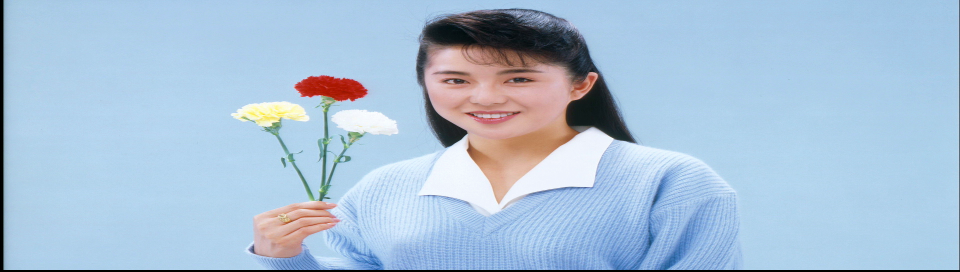
#> input picture test_data/00008#out1#mnr_input0007.bmp, 1920 x 544 px (shown at 1/2 size); its folder holds only this picture in this run
$ python batch_process_2.py   (older library calls are emulated)
#> lines starting #> are read from the running program, lines starting #| are printed output that depends on the picture; after the words box and inside, x2 and y2 are one past the last pixel; in counts of white or black regions, pixels touching at a corner belong together
### mainv2.py
import numpy as np
import cv2


# =========================================================
# 1. Edge ROI
# =========================================================
def compute_edge_roi(I, edge_th=200, dilate_size=5):
#> called with edge_th = 200, dilate_size = 5
    I = I.astype(np.float32)
    # print(I[])
    # print(np.max(I))

    gx = cv2.Sobel(I, cv2.CV_32F, 1, 0, ksize=3)
    gy = cv2.Sobel(I, cv2.CV_32F, 0, 1, ksize=3)
    # print("max:{}, min:{}, mean:{}" .format(np.max(abs(gx)), np.min(abs(gx)), np.mean(abs(gx))))
    # print("max:{}, min:{}, mean:{}" .format(np.max(abs(gy)), np.min(abs(gy)), np.mean(abs(gy))))

    grad = np.sqrt(gx * gx + gy * gy)
    # print(grad)
    edge = grad > edge_th
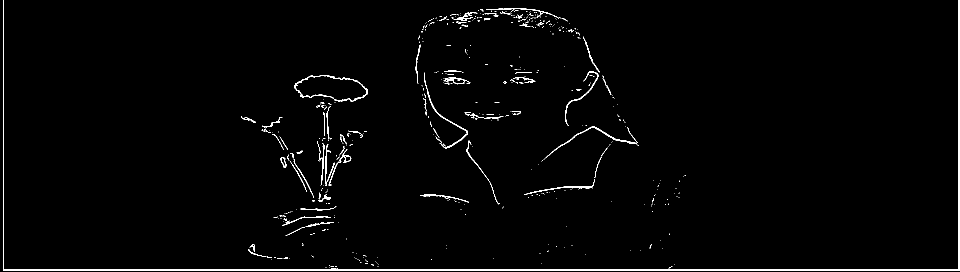
#> edge: shape (544, 1920) bool (shown at 1/2 size); 1.4% white in thin lines or dots

    kernel = np.ones((dilate_size, dilate_size), np.uint8)
    roi = cv2.dilate(edge.astype(np.uint8), kernel)
#> roi: shape (544, 1920); values 0 (black) and 1 (white), 5.5% white; 120 white regions, largest, box (x1, y1, x2, y2) and area: (4, 0, 1920, 543) 17691, (898, 14, 1142, 59) 5098, (630, 202, 705, 405) 4977

    return roi.astype(np.float32)


# =========================================================
# 2. High Frequency（I - blur）
# =========================================================
def high_freq_map(I):
    I = I.astype(np.float32)

    blur = cv2.GaussianBlur(I, (5, 5), 1)
    hf = np.abs(I - blur)

    return hf  # ✅ 不做全局归一


# =========================================================
# 3. Multi-scale Consistency
# =========================================================
def multi_scale_consistency(I):
    I = I.astype(np.float32)

    blur1 = cv2.GaussianBlur(I, (5, 5), 1)
    hf_fine = np.abs(I - blur1)

    I_coarse = cv2.GaussianBlur(I, (9, 9), 2)
    blur2 = cv2.GaussianBlur(I_coarse, (5, 5), 1)
    hf_coarse = np.abs(I_coarse - blur2)

    ratio = hf_coarse / (hf_fine + 1e-6)

    return ratio  # ✅ 保持原始比例


# =========================================================
# 4. directional_entropy_map（固定阈值版本）
# =========================================================
def directional_entropy_map(I):
    """
        计算 4 方向的局部梯度方向熵。
        人工文字/噪声：方向极其单一，相干性高（低熵值）；
        自然纹理（树枝/草地）：方向四面八方都有，极度混乱（高熵值）。
        """
    win_size = 9
    edge_gate = 10.0
    I = I.astype(np.float32)

    # 步一：一阶差分计算梯度
    dx = cv2.Sobel(I, cv2.CV_32F, 1, 0, ksize=3)
    dy = cv2.Sobel(I, cv2.CV_32F, 0, 1, ksize=3)

    abs_dx = np.abs(dx)
    abs_dy = np.abs(dy)
    mag = abs_dx + abs_dy  # 硬件级幅值平替

    # 步二：用区域判决平替 atan2，直接分出 4 个方向区间 (Bin)
    # 只有梯度大于 edge_gate 的强结构点才参与方向统计，规避平坦背景噪点
    mask_h = (abs_dx > 2.0 * abs_dy) & (mag > edge_gate)  # 水平
#> mask_h: shape (544, 1920) bool; 11.4% white in thin lines or dots
    mask_v = (abs_dy > 2.0 * abs_dx) & (mag > edge_gate)  # 垂直
#> mask_v: shape (544, 1920) bool; 18.2% white in thin lines or dots
    mask_d45 = (dx * dy > 0) & (~mask_h) & (~mask_v) & (mag > edge_gate)  # 45度
#> mask_d45: shape (544, 1920) bool; 12.4% white in thin lines or dots
    mask_d135 = (dx * dy < 0) & (~mask_h) & (~mask_v) & (mag > edge_gate)  # 135度
#> mask_d135: shape (544, 1920) bool; 11.6% white in thin lines or dots

    # 步三：统计局部窗口（用盒式滤波 boxFilter 快速实现窗口内的点数统计）
    # 分别统计窗口内各个方向点的"概率分布"
    c_h = cv2.boxFilter(mask_h.astype(np.float32), -1, (win_size, win_size))
    c_v = cv2.boxFilter(mask_v.astype(np.float32), -1, (win_size, win_size))
    c_d45 = cv2.boxFilter(mask_d45.astype(np.float32), -1, (win_size, win_size))
    c_d135 = cv2.boxFilter(mask_d135.astype(np.float32), -1, (win_size, win_size))

    total = c_h + c_v + c_d45 + c_d135 + 1e-6

    p_h = c_h / total
    p_v = c_v / total
    p_d45 = c_d45 / total
    p_d135 = c_d135 / total

    # 步四：计算香农方向熵 H
    # H = - sum(p * log2(p))
    entropy = -(
            0.5 * p_h * np.log2(p_h + 1e-5) +
            0.5 * p_v * np.log2(p_v + 1e-5) +
            p_d45 * np.log2(p_d45 + 1e-5) +
            p_d135 * np.log2(p_d135 + 1e-5))

    return entropy  # ✅ 不归一化，直接用固定阈值


# =========================================================
# 5. Coherence（局部窗口）
# =========================================================
def coherence_map(I, win_size=5):
#> called with win_size = 5
    I = I.astype(np.float32)

    Ix = cv2.Sobel(I, cv2.CV_32F, 1, 0, ksize=3)
    Iy = cv2.Sobel(I, cv2.CV_32F, 0, 1, ksize=3)

    Jxx = cv2.boxFilter(Ix * Ix, -1, (win_size, win_size))
    Jyy = cv2.boxFilter(Iy * Iy, -1, (win_size, win_size))
    Jxy = cv2.boxFilter(Ix * Iy, -1, (win_size, win_size))
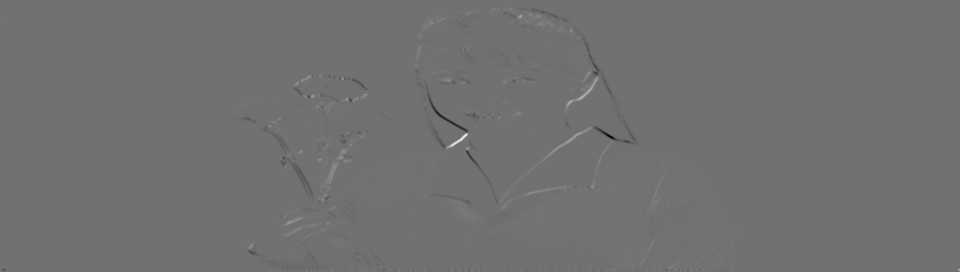
#> Jxy: shape (544, 1920) float32 (shown at 1/2 size); min -70680, max 88782.8, mean 38.4; drawn with min black and max white

    trace = Jxx + Jyy
    det = Jxx * Jyy - Jxy * Jxy

    temp = np.sqrt(np.maximum(trace * trace - 4 * det, 0))

    l1 = (trace + temp) / 2
    l2 = (trace - temp) / 2

    coh = (l1 - l2) / (l1 + l2 + 1e-6)
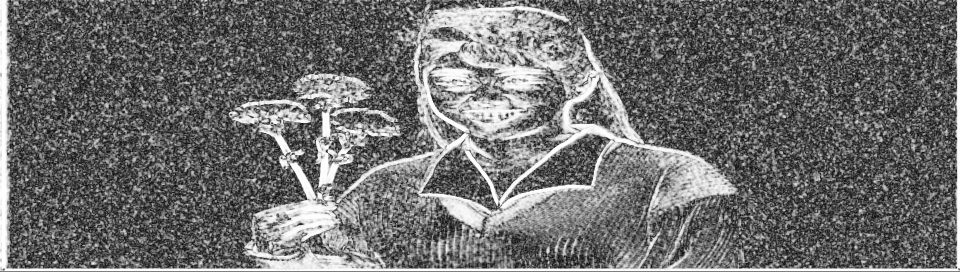
#> coh: shape (544, 1920) float32 (shown at 1/2 size); min 0, max 1, mean 0.433

    return coh


# =========================================================
# 6. Mosquito Score（固定阈值逻辑）
# =========================================================
def mosquito_score(I):
    I = I.astype(np.float32)

    # --- feature ---
    roi = compute_edge_roi(I)
    hf = high_freq_map(I)
    ms = multi_scale_consistency(I)
    dir = directional_entropy_map(I)
    coh = coherence_map(I)

    # =====================================================
    # ✅ 固定阈值判断（全部局部可用）
    # =====================================================

    # 高频条件（8bit建议）
    # hf_mask = (hf > 5).astype(np.float32)
    hf_mask = (hf > 10).astype(np.float32)

    # multi-scale（小 → 噪声）
    ms_mask = (ms < 0.3).astype(np.float32)

    # patch similarity（大 → 噪声）
    # dir_mask = ((dir < 2.0) & (dir > 0.05)).astype(np.float32)
    dir_mask = ((dir < 1.9) & (dir > 0.1)).astype(np.float32)
    # dir_mask = (dir < 1.9).astype(np.float32)

    # coherence（小 → 无结构）
    coh_mask = (coh < 0.3).astype(np.float32)

    # =====================================================
    # ✅ score（简单组合）
    # =====================================================
    score = (
            0.0 * ms_mask +
            0.9 * dir_mask +
            0.1 * coh_mask
    )

    # gating
    score = score * roi * hf_mask

    return score


# =========================================================
# 7. Mosquito Mask（最终输出）
# =========================================================
def mosquito_mask(I, th=0.5):
    score = mosquito_score(I)

    mask = (score > th).astype(np.float32)

    # ✅ 空间平滑（避免碎点）
    mask = cv2.GaussianBlur(mask, (7, 7), 2)

    return mask


# =========================================================
# 8. Example
# =========================================================
# [13 lines that do not run on import are left out]

### batch_process_2.py
import numpy as np
import cv2
from pathlib import Path

from mainv2 import (
    compute_edge_roi,
    high_freq_map,
    multi_scale_consistency,
    directional_entropy_map,
    coherence_map,
    mosquito_score,
    mosquito_mask,
)


# =========================================================
# Normalize helper for visualization
# =========================================================
def normalize_vis(arr):
    """Min-max normalize to 0-1, handle flat/constant cases."""
    lo, hi = arr.min(), arr.max()
    if hi - lo < 1e-8:
        return np.zeros_like(arr)
    return (arr - lo) / (hi - lo)


# =========================================================
# Feature directory & image save
# =========================================================
OUTPUT = Path("test_data_output_0609")


def save_feature(vis_dir, raw_dir, name, feat):
    """Save feature map as PNG (vis) and npy (raw)."""
    np.save(raw_dir / f"{name}.npy", feat)

    # Visualize: float32 → uint8
    vis = normalize_vis(feat)
    cv2.imwrite(str(vis_dir / f"{name}.png"), (vis * 255).astype(np.uint8))


def save_mask(vis_dir, raw_dir, name, mask):
    """Save binary mask as PNG (vis) and npy (raw)."""
    np.save(raw_dir / f"{name}.npy", mask)
    cv2.imwrite(str(vis_dir / f"{name}.png"), (mask * 255).astype(np.uint8))


# =========================================================
# DCT High-Frequency Feature
# =========================================================
def dct_high_freq_energy(I, block_size=16, freq_th=16):
    """Block DCT: zero out low frequencies, sum high-freq energy.

    For each block_size×block_size block:
      1. Apply DCT
      2. Zero coefficients where i+j < freq_th (low freq)
      3. Sum squared energy of remaining (high) coefficients

    Returns a map upsampled to original image size.
    """
#> called with block_size = 16, freq_th = 16
    I = I.astype(np.float32)
    h, w = I.shape
#> h = 544; w = 1920

    # Pad to multiples of block_size
    ph = (block_size - h % block_size) % block_size
#> ph = 0
    pw = (block_size - w % block_size) % block_size
#> pw = 0
    if ph or pw:
        I = np.pad(I, ((0, ph), (0, pw)), mode='edge')

    result = np.zeros_like(I)

    for y in range(0, I.shape[0], block_size):
        for x in range(0, I.shape[1], block_size):
            block = I[y:y + block_size, x:x + block_size]
            dct = cv2.dct(block)

            # High-pass mask: keep only i+j >= freq_th
            energy = 0.0
            for i in range(block_size):
                for j in range(block_size):
                    if i + j >= freq_th:
                        energy += dct[i, j] * dct[i, j]

            result[y:y + block_size, x:x + block_size] = energy

    return result[:h, :w]


# =========================================================
# Process all images
# =========================================================
def process_all():
    data_dir = Path("test_data")
    bmp_files = sorted(data_dir.glob("*.bmp"))

    if not bmp_files:
        print(f"No .bmp files found in {data_dir.resolve()}")
        return

    for img_path in bmp_files:
        stem = img_path.stem
        print(f"Processing  {stem} ...")

        # Output subdir per image
        vis_dir = OUTPUT / stem / "vis"
        raw_dir = OUTPUT / stem / "raw"
        vis_dir.mkdir(parents=True, exist_ok=True)
        raw_dir.mkdir(parents=True, exist_ok=True)

        # Read image
        img = cv2.imread(str(img_path), cv2.IMREAD_GRAYSCALE)
        if img is None:
            print(f"  SKIP: cannot read {img_path}")
            continue

        # Save original
        cv2.imwrite(str(vis_dir / "input.png"), img)
        np.save(raw_dir / "input.npy", img)

        # Compute raw features
        roi = compute_edge_roi(img)
        hf = high_freq_map(img)
        ms = multi_scale_consistency(img)
        dir = directional_entropy_map(img)
        coh = coherence_map(img)
        dct_hf = dct_high_freq_energy(img)

        # Apply thresholds (same logic as main.mosquito_score)
        hf_mask = (hf > 20).astype(np.float32)
#> hf_mask: shape (544, 1920) float32; values 0 (black) and 1 (white), 1% white in thin lines or dots
        ms_mask = ((ms > 0.1) & (ms < 0.2)).astype(np.float32)
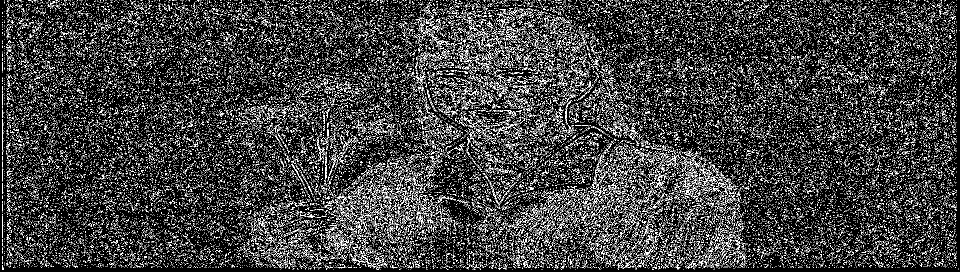
#> ms_mask: shape (544, 1920) float32 (shown at 1/2 size); values 0 (black) and 1 (white), 13.5% white in thin lines or dots
        dir_mask = ((dir < 1.9) & (dir > 0.1)).astype(np.float32)
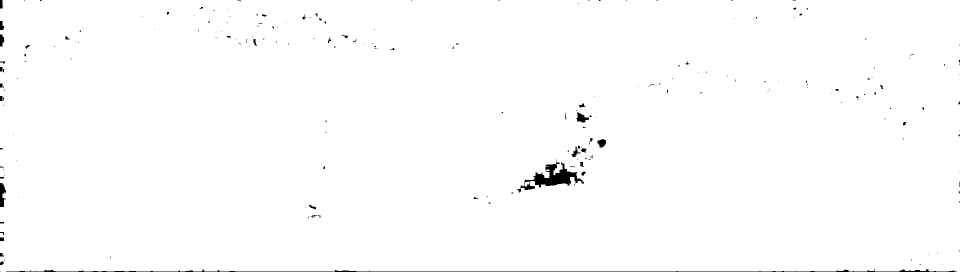
#> dir_mask: shape (544, 1920) float32 (shown at 1/2 size); values 0 (black) and 1 (white), 99.2% white; 220 black regions (180 under 20 px), largest, box (x1, y1, x2, y2) and area: (1035, 322, 1168, 385) 2597, (12, 538, 1914, 544) 2400, (0, 366, 12, 414) 388
        coh_mask = (coh < 0.3).astype(np.float32)
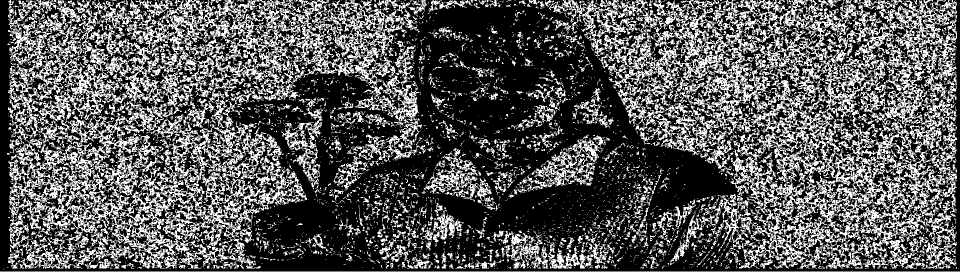
#> coh_mask: shape (544, 1920) float32 (shown at 1/2 size); values 0 (black) and 1 (white), 34.7% white; 6844 white regions (5993 under 20 px), largest, box (x1, y1, x2, y2) and area: (16, 0, 811, 537) 122713, (1168, 0, 1914, 537) 116514, (765, 91, 851, 321) 4654
        dct_hf_mask = (dct_hf > 2000).astype(np.float32)
#> dct_hf_mask: shape (544, 1920) float32; values 0 (black) and 1 (white), 15.2% white; 26 white regions, largest, box (x1, y1, x2, y2) and area: (528, 320, 1472, 544) 114176, (832, 16, 1168, 176) 17408, (928, 112, 1088, 160) 3584

        # Score & final mask
        score = mosquito_score(img)
#> in mosquito_score, `hf_mask = (hf > 10).astype(np.float32)`:
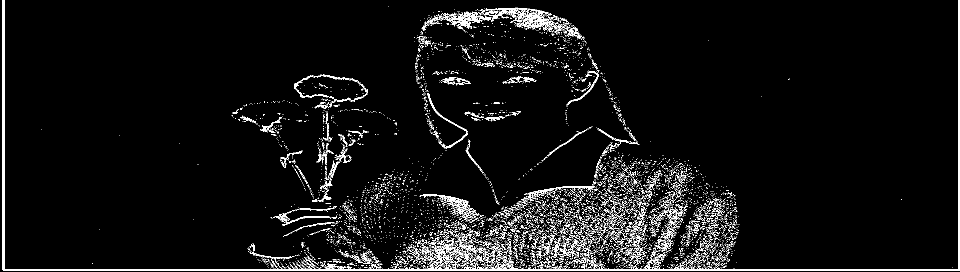
#> hf_mask: shape (544, 1920) float32 (shown at 1/2 size); values 0 (black) and 1 (white), 4.8% white in thin lines or dots
        mask = mosquito_mask(img)

        # Save thresholded masks (edge_roi is already a mask)
        save_mask(vis_dir, raw_dir, "edge_roi", roi)
        save_mask(vis_dir, raw_dir, "hf_mask", hf_mask)
        save_mask(vis_dir, raw_dir, "ms_mask", ms_mask)
        save_mask(vis_dir, raw_dir, "dir_mask", dir_mask)
        save_mask(vis_dir, raw_dir, "coh_mask", coh_mask)
        save_feature(vis_dir, raw_dir, "dct_hf_energy", dct_hf)
#> in normalize_vis, `lo, hi = arr.min(), arr.max()`: lo = 12.48; hi = 66652.4
        save_mask(vis_dir, raw_dir, "dct_hf_mask", dct_hf_mask)
        save_feature(vis_dir, raw_dir, "mosquito_score", score)
        save_mask(vis_dir, raw_dir, "mosquito_mask", mask)

#> (the run stopped early here; a loop or call above may not have finished)

$ run again, on test_data/00009#out1#mnr_input0007.bmp
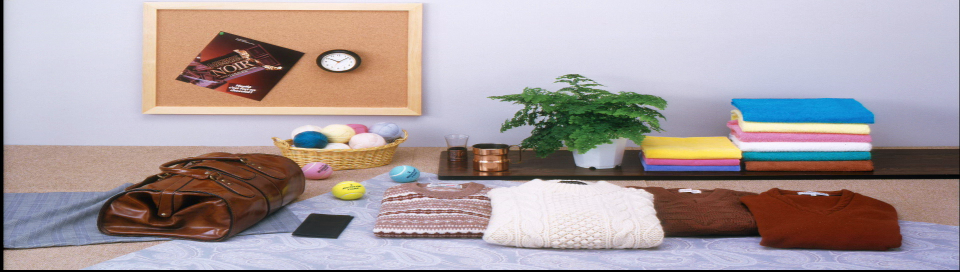
#> input picture test_data/00009#out1#mnr_input0007.bmp, 1920 x 544 px (shown at 1/2 size)
#> in compute_edge_roi, `edge = grad > edge_th`:
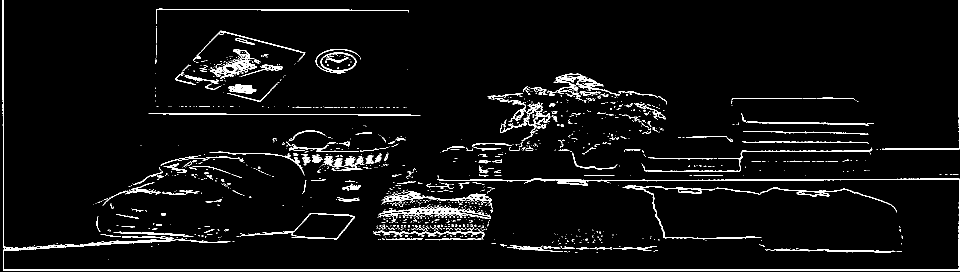
#> edge: shape (544, 1920) bool (shown at 1/2 size); 4.3% white in thin lines or dots
#> roi: shape (544, 1920); values 0 (black) and 1 (white), 15% white; 188 white regions, largest, box (x1, y1, x2, y2) and area: (3, 0, 1920, 543) 31295, (744, 360, 992, 483) 19528, (879, 145, 1336, 308) 14934
#> mask_h: shape (544, 1920) bool; 12.3% white in thin lines or dots
#> mask_v: shape (544, 1920) bool; 36.2% white in thin lines or dots
#> mask_d45: shape (544, 1920) bool; 13.6% white in thin lines or dots
#> mask_d135: shape (544, 1920) bool; 13.4% white in thin lines or dots
#> ms_mask: shape (544, 1920) float32; values 0 (black) and 1 (white), 14.9% white in thin lines or dots
#> dir_mask: shape (544, 1920) float32; values 0 (black) and 1 (white), 99.4% white; 165 black regions (129 under 20 px), largest, box (x1, y1, x2, y2) and area: (12, 538, 1914, 544) 2205, (0, 122, 11, 292) 1252, (0, 0, 11, 113) 795
#> coh_mask: shape (544, 1920) float32; values 0 (black) and 1 (white), 20.3% white in thin lines or dots
#> dct_hf_mask: shape (544, 1920) float32; values 0 (black) and 1 (white), 20.9% white; 70 white regions, largest, box (x1, y1, x2, y2) and area: (0, 256, 816, 544) 77312, (976, 144, 1344, 304) 34048, (736, 336, 1008, 496) 26368
#> in mosquito_score, `hf_mask = (hf > 10).astype(np.float32)`:
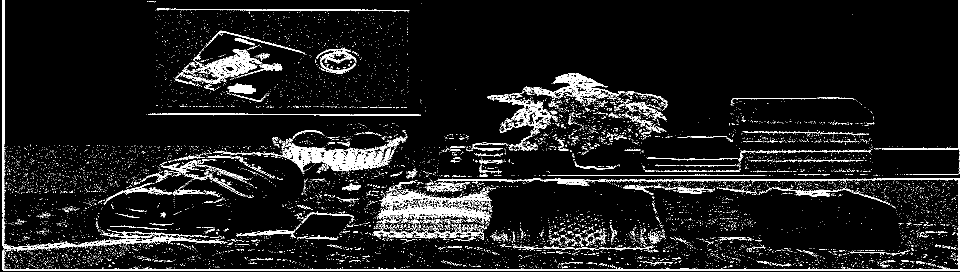
#> hf_mask: shape (544, 1920) float32 (shown at 1/2 size); values 0 (black) and 1 (white), 7.9% white in thin lines or dots
#> lo = 20.86; hi = 54755.6
